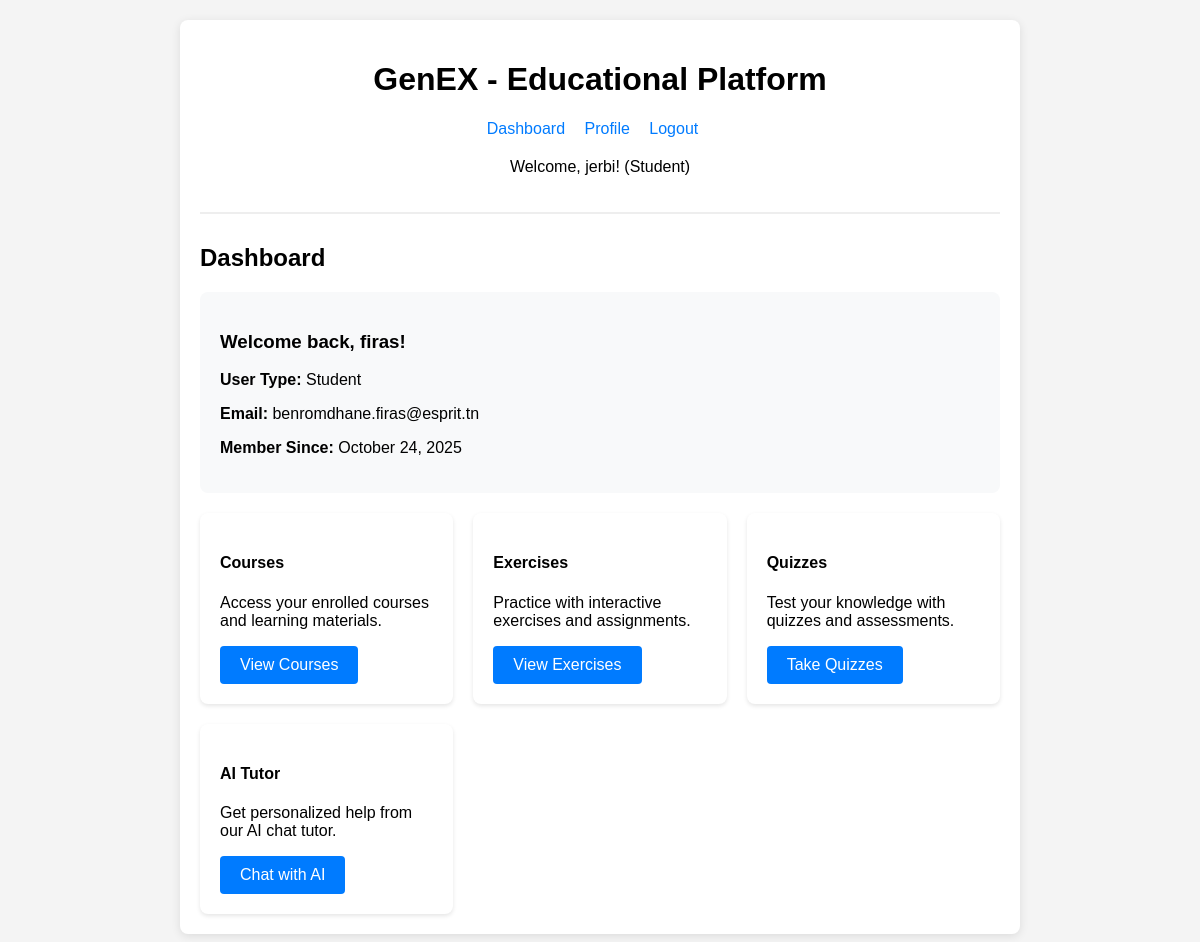
Page /users/dashboard/ (signed in) on the committed database.
### users/models.py (models this page shows, shortened)
class User(AbstractUser):
    USER_TYPE_CHOICES = (
        ('admin', 'Admin'),
        ('student', 'Student'),
    )
    LEVEL_CHOICES = (
        ('weak', 'Weak'),
        ('medium', 'Medium'),
        ('advanced', 'Advanced'),
    )
    user_type = models.CharField(max_length=10, choices=USER_TYPE_CHOICES, default='student')
    level = models.CharField(max_length=10, choices=LEVEL_CHOICES, blank=True, null=True)
    student_class = models.CharField(max_length=50, blank=True, null=True)
    current_streak = models.IntegerField(default=0, help_text="Current consecutive days with quiz completion")
    longest_streak = models.IntegerField(default=0, help_text="Longest streak ever achieved")
    last_quiz_date = models.DateTimeField(null=True, blank=True, help_text="Last time user completed a quiz")
    THEME_CHOICES = (
        ('light', 'Light'),
        ('dark', 'Dark'),
        ('auto', 'Auto'),
    )
    theme_preference = models.CharField(max_length=10, choices=THEME_CHOICES, default='auto', help_text="User's theme preference")

### users/views.py (the view)
# urls.py: path('dashboard/', views.dashboard_view, name='dashboard'),
@login_required
def dashboard_view(request):
    return render(request, 'users/dashboard.html', {'user': request.user})

### templates/users/dashboard.html (shortened to what this page needs)
{% extends 'users/base.html' %}
{% block content %}
<h2>Dashboard</h2>
<div style="background: #f8f9fa; padding: 20px; border-radius: 8px; margin-bottom: 20px;">
    <h3>Welcome back, {{ user.first_name|default:user.username }}!</h3>
    <p><strong>User Type:</strong> {{ user.get_user_type_display }}</p>
    <p><strong>Email:</strong> {{ user.email }}</p>
    <p><strong>Member Since:</strong> {{ user.date_joined|date:"F d, Y" }}</p>
</div>
<div style="display: grid; grid-template-columns: repeat(auto-fit, minmax(200px, 1fr)); gap: 20px;">
    <div style="background: white; padding: 20px; border-radius: 8px; box-shadow: 0 2px 4px rgba(0,0,0,0.1);">
        <h4>Courses</h4>
        <p>Access your enrolled courses and learning materials.</p>
        <a href="/courses/" class="btn">View Courses</a>
    </div>
    <div style="background: white; padding: 20px; border-radius: 8px; box-shadow: 0 2px 4px rgba(0,0,0,0.1);">
        <h4>Exercises</h4>
        <p>Practice with interactive exercises and assignments.</p>
        <a href="/exercises/" class="btn">View Exercises</a>
    </div>
    <div style="background: white; padding: 20px; border-radius: 8px; box-shadow: 0 2px 4px rgba(0,0,0,0.1);">
        <h4>Quizzes</h4>
        <p>Test your knowledge with quizzes and assessments.</p>
        <a href="/quizzes/" class="btn">Take Quizzes</a>
    </div>
    <div style="background: white; padding: 20px; border-radius: 8px; box-shadow: 0 2px 4px rgba(0,0,0,0.1);">
        <h4>AI Tutor</h4>
        <p>Get personalized help from our AI chat tutor.</p>
        <a href="/chat/" class="btn">Chat with AI</a>
    </div>
</div>
{% endblock %}

### templates/users/base.html (shortened to what this page needs)
<!DOCTYPE html>
<html lang="en">
<head>
</head>
<body>
    <div class="container">
        <div class="header">
            <h1>GenEX - Educational Platform</h1>
            {% if user.is_authenticated %}
            <div class="nav">
                <a href="{% url 'dashboard' %}">Dashboard</a>
                <a href="{% url 'profile' %}">Profile</a>
                <a href="{% url 'logout' %}">Logout</a>
            </div>
            <p>Welcome, {{ user.username }}! ({{ user.get_user_type_display }})</p>
            {% endif %}
        </div>
        {% block content %}
        {% endblock %}
    </div>
</body>
</html>

### templates/users/base.html (style rules this page uses)
body { font-family: Arial, sans-serif; margin: 0; padding: 20px; background-color: #f4f4f4; }
.container { max-width: 800px; margin: 0 auto; background: white; padding: 20px; border-radius: 8px; box-shadow: 0 2px 10px rgba(0,0,0,0.1); }
.header { text-align: center; margin-bottom: 30px; padding-bottom: 20px; border-bottom: 2px solid #eee; }
.btn { background-color: #007bff; color: white; padding: 10px 20px; border: none; border-radius: 4px; cursor: pointer; text-decoration: none; display: inline-block; }
.nav { margin-bottom: 20px; }
.nav a { margin-right: 15px; text-decoration: none; color: #007bff; }

### rows in the picture
User: username "jerbi", user_type "Student", first_name "firas", email "benromdhane.firas@esprit.tn", date_joined "October 24, 2025"
